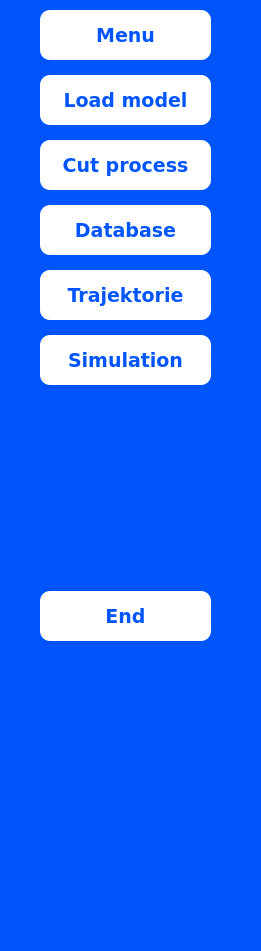
   <widget class="QWidget" name="side_bar" native="true">
    <property name="geometry">
     <rect>
      <x>0</x>
      <y>90</y>
      <width>261</width>
      <height>951</height>
     </rect>
    </property>
    <property name="styleSheet">
     <string notr="true">background-color: rgb(0, 84, 252);</string>
    </property>
    <widget class="QWidget" name="verticalLayoutWidget_2">
     <property name="geometry">
      <rect>
       <x>30</x>
       <y>0</y>
       <width>191</width>
       <height>651</height>
      </rect>
     </property>
     <layout class="QVBoxLayout" name="verticalLayout_3">
      <property name="spacing">
       <number>15</number>
      </property>
      <property name="leftMargin">
       <number>10</number>
      </property>
      <property name="topMargin">
       <number>10</number>
      </property>
      <property name="rightMargin">
       <number>10</number>
      </property>
      <property name="bottomMargin">
       <number>10</number>
      </property>
      <item>
       <widget class="QPushButton" name="Menu_btn">
        <property name="minimumSize">
         <size>
          <width>150</width>
          <height>50</height>
         </size>
        </property>
        <property name="font">
         <font>
          <family>Verdana</family>
          <pointsize>14</pointsize>
          <bold>true</bold>
         </font>
        </property>
        <property name="styleSheet">
         <string notr="true">QPushButton{
color: rgb(0, 85, 255);
background-color: rgb(255, 255, 255);
border-radius: 10px;
}
QPushButton:checked {
    background-color: rgb(206, 206, 206);
    color: rgb(0, 85, 255);
    border: 2px solid #00AEEF;
}
QPushButton:disabled{
	background-color: rgb(170, 170, 170);
	color: rgb(225, 225, 225);
	border: 2px solid #00AEEF;
}</string>
        </property>
        <property name="text">
         <string>Menu</string>
        </property>
        <property name="icon">
         <iconset>
          <normaloff>icons/home.svg</normaloff>icons/home.svg</iconset>
        </property>
        <property name="iconSize">
         <size>
          <width>25</width>
          <height>25</height>
         </size>
        </property>
        <property name="checkable">
         <bool>true</bool>
        </property>
        <property name="checked">
         <bool>false</bool>
        </property>
        <property name="autoExclusive">
         <bool>true</bool>
        </property>
        <property name="autoDefault">
         <bool>false</bool>
        </property>
       </widget>
      </item>
      <item>
       <widget class="QPushButton" name="load_model_btn">
        <property name="minimumSize">
         <size>
          <width>150</width>
          <height>50</height>
         </size>
        </property>
        <property name="font">
         <font>
          <family>Verdana</family>
          <pointsize>14</pointsize>
          <bold>true</bold>
         </font>
        </property>
        <property name="styleSheet">
         <string notr="true">QPushButton{
background-color: rgb(255, 255, 255);
color: rgb(0, 85, 255);
border-radius: 10px;
}
QPushButton:checked {
    background-color: rgb(206, 206, 206);
    color: rgb(0, 85, 255);
    border: 2px solid #00AEEF;
}
QPushButton:disabled{
	background-color: rgb(170, 170, 170);
	color: rgb(225, 225, 225);
	border: 2px solid #00AEEF;
}</string>
        </property>
        <property name="text">
         <string>Load model</string>
        </property>
        <property name="icon">
         <iconset theme="QIcon::ThemeIcon::FolderOpen"/>
        </property>
        <property name="iconSize">
         <size>
          <width>25</width>
          <height>25</height>
         </size>
        </property>
        <property name="checkable">
         <bool>true</bool>
        </property>
        <property name="autoExclusive">
         <bool>true</bool>
        </property>
       </widget>
      </item>
      <item>
       <widget class="QPushButton" name="cut_process_btn">
        <property name="minimumSize">
         <size>
          <width>150</width>
          <height>50</height>
         </size>
        </property>
        <property name="font">
         <font>
          <family>Verdana</family>
          <pointsize>14</pointsize>
          <bold>true</bold>
         </font>
        </property>
        <property name="styleSheet">
         <string notr="true">QPushButton{
background-color: rgb(255, 255, 255);
color: rgb(0, 85, 255);
border-radius: 10px;
}
QPushButton:checked {
    background-color: rgb(206, 206, 206);
    color: rgb(0, 85, 255);
    border: 2px solid #00AEEF;
}
QPushButton:disabled{
	background-color: rgb(170, 170, 170);
	color: rgb(225, 225, 225);
	border: 2px solid #00AEEF;
}</string>
        </property>
        <property name="text">
         <string>Cut process</string>
        </property>
        <property name="icon">
         <iconset>
          <normaloff>../scissor_logo.png</normaloff>../scissor_logo.png</iconset>
        </property>
        <property name="iconSize">
         <size>
          <width>25</width>
          <height>25</height>
         </size>
        </property>
        <property name="checkable">
         <bool>true</bool>
        </property>
        <property name="autoExclusive">
         <bool>true</bool>
        </property>
       </widget>
      </item>
      <item>
       <widget class="QPushButton" name="database_btn">
        <property name="minimumSize">
         <size>
          <width>150</width>
          <height>50</height>
         </size>
        </property>
        <property name="font">
         <font>
          <family>Verdana</family>
          <pointsize>14</pointsize>
          <bold>true</bold>
         </font>
        </property>
        <property name="styleSheet">
         <string notr="true">QPushButton{
background-color: rgb(255, 255, 255);
color: rgb(0, 85, 255);
border-radius: 10px;
}
QPushButton:checked {
    background-color: rgb(206, 206, 206);
    color: rgb(0, 85, 255);
    border: 2px solid #00AEEF;
}
QPushButton:disabled{
	background-color: rgb(170, 170, 170);
	color: rgb(225, 225, 225);
	border: 2px solid #00AEEF;
}</string>
        </property>
        <property name="text">
         <string>Database</string>
        </property>
        <property name="icon">
         <iconset>
          <normaloff>../database_log.png</normaloff>../database_log.png</iconset>
        </property>
        <property name="iconSize">
         <size>
          <width>25</width>
          <height>25</height>
         </size>
        </property>
        <property name="checkable">
         <bool>true</bool>
        </property>
        <property name="autoExclusive">
         <bool>true</bool>
        </property>
       </widget>
      </item>
      <item>
       <widget class="QPushButton" name="trajektorie_btn">
        <property name="minimumSize">
         <size>
          <width>150</width>
          <height>50</height>
         </size>
        </property>
        <property name="font">
         <font>
          <family>Verdana</family>
          <pointsize>14</pointsize>
          <bold>true</bold>
         </font>
        </property>
        <property name="styleSheet">
         <string notr="true">QPushButton{
background-color: rgb(255, 255, 255);
color: rgb(0, 85, 255);
border-radius: 10px;
}
QPushButton:checked {
    background-color: rgb(206, 206, 206);
    color: rgb(0, 85, 255);
    border: 2px solid #00AEEF;
}
QPushButton:disabled{
	background-color: rgb(170, 170, 170);
	color: rgb(225, 225, 225);
	border: 2px solid #00AEEF;
}</string>
        </property>
        <property name="text">
         <string>Trajektorie</string>
        </property>
        <property name="icon">
         <iconset>
          <normaloff>icons/line_traj.svg</normaloff>icons/line_traj.svg</iconset>
        </property>
        <property name="iconSize">
         <size>
          <width>25</width>
          <height>25</height>
         </size>
        </property>
        <property name="checkable">
         <bool>true</bool>
        </property>
        <property name="autoExclusive">
         <bool>true</bool>
        </property>
       </widget>
      </item>
      <item>
       <widget class="QPushButton" name="simulation_btn">
        <property name="sizePolicy">
         <sizepolicy hsizetype="Preferred" vsizetype="Fixed">
          <horstretch>0</horstretch>
          <verstretch>0</verstretch>
         </sizepolicy>
        </property>
        <property name="minimumSize">
         <size>
          <width>150</width>
          <height>50</height>
         </size>
        </property>
        <property name="font">
         <font>
          <family>Verdana</family>
          <pointsize>14</pointsize>
          <bold>true</bold>
         </font>
        </property>
        <property name="styleSheet">
         <string notr="true">QPushButton{
background-color: rgb(255, 255, 255);
color: rgb(0, 85, 255);
border-radius: 10px;
}
QPushButton:checked {
    background-color: rgb(206, 206, 206);
    color: rgb(0, 85, 255);
    border: 2px solid #00AEEF;
}
QPushButton:disabled{
	background-color: rgb(170, 170, 170);
	color: rgb(225, 225, 225);
	border: 2px solid #00AEEF;
}</string>
        </property>
        <property name="text">
         <string>Simulation</string>
        </property>
        <property name="icon">
         <iconset>
          <normaloff>icons/play_button.svg</normaloff>icons/play_button.svg</iconset>
        </property>
        <property name="iconSize">
         <size>
          <width>25</width>
          <height>25</height>
         </size>
        </property>
        <property name="checkable">
         <bool>true</bool>
        </property>
        <property name="autoExclusive">
         <bool>true</bool>
        </property>
       </widget>
      </item>
      <item>
       <spacer name="verticalSpacer">
        <property name="orientation">
         <enum>Qt::Orientation::Vertical</enum>
        </property>
        <property name="sizeHint" stdset="0">
         <size>
          <width>20</width>
          <height>40</height>
         </size>
        </property>
       </spacer>
      </item>
      <item>
       <widget class="QPushButton" name="end_btn">
        <property name="minimumSize">
         <size>
          <width>150</width>
          <height>50</height>
         </size>
        </property>
        <property name="font">
         <font>
          <family>Verdana</family>
          <pointsize>14</pointsize>
          <bold>true</bold>
         </font>
        </property>
        <property name="styleSheet">
         <string notr="true">QPushButton{
background-color: rgb(255, 255, 255);
color: rgb(0, 85, 255);
border-radius: 10px;
}
QPushButton:pressed{
	background-color: rgb(255, 67, 20);
	color: rgb(255, 255, 255);
}</string>
        </property>
        <property name="text">
         <string>End</string>
        </property>
        <property name="icon">
         <iconset theme="QIcon::ThemeIcon::SystemShutdown"/>
        </property>
        <property name="iconSize">
         <size>
          <width>25</width>
          <height>25</height>
         </size>
        </property>
        <property name="checkable">
         <bool>true</bool>
        </property>
        <property name="checked">
         <bool>false</bool>
        </property>
        <property name="autoExclusive">
         <bool>true</bool>
        </property>
       </widget>
      </item>
     </layout>
    </widget>
   </widget>
